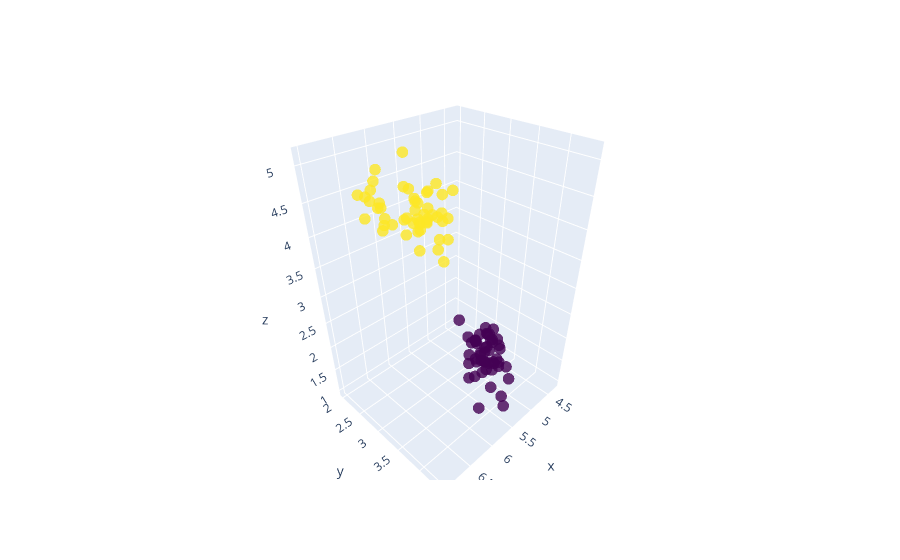

Write notebook code for a chart like this one.
### Markdown cell above
# Iris dataset

### Code cell
import plotly.graph_objects as go

iris = datasets.load_iris(as_frame=False)
dataset = np.hstack((iris.data, np.reshape(iris.target, (-1, 1))))
dataset = dataset[dataset[:, -1] != 2]

target = dataset[:, -1]
data = dataset[:, :-1]

fig = go.Figure(data=[go.Scatter3d(x=data[:, 0], 
                                   y=data[:, 1], 
                                   z=data[:, 2], 
                                   mode="markers",
                                   marker=dict(
                                       size=4,
                                       color=target,
                                       colorscale='Viridis',
                                       opacity=0.8)
                                  )
                     ]
               )
fig.show()

# If plotly isn't default for colab notebooks. Note you can only plot figures inline in Google colab.
#%matplotlib qt
#fig = plt.figure(figsize=(8, 8))
#ax = plt.axes(projection='3d')
#ax.scatter3D(data[:, 0], data[:, 1], data[:, 2], c=target)

### Figure 1 — Plotly figure (JSON) as saved in the notebook; plotly's stock layout.template omitted (floating-point values rounded to 4 significant figures)
{"data": [{"marker": {"color": [0, 0, 0, 0, 0, 0, 0, 0, 0, 0, 0, 0, 0, 0, 0, 0, 0, 0, 0, 0, 0, 0, 0, 0, 0, 0, 0, 0, 0, 0, 0, 0, 0, 0, 0, 0, 0, 0, 0, 0, 0, 0, 0, 0, 0, 0, 0, 0, 0, 0, 1, 1, 1, 1, 1, 1, 1, 1, 1, 1, 1, 1, 1, 1, 1, 1, 1, 1, 1, 1, 1, 1, 1, 1, 1, 1, 1, 1, 1, 1, 1, 1, 1, 1, 1, 1, 1, 1, 1, 1, 1, 1, 1, 1, 1, 1, 1, 1, 1, 1], "colorscale": [[0, "#440154"], [0.1111, "#482878"], [0.2222, "#3e4989"], [0.3333, "#31688e"], [0.4444, "#26828e"], [0.5556, "#1f9e89"], [0.6667, "#35b779"], [0.7778, "#6ece58"], [0.8889, "#b5de2b"], [1, "#fde725"]], "opacity": 0.8, "size": 4}, "mode": "markers", "type": "scatter3d", "x": [5.1, 4.9, 4.7, 4.6, 5, 5.4, 4.6, 5, 4.4, 4.9, 5.4, 4.8, 4.8, 4.3, 5.8, 5.7, 5.4, 5.1, 5.7, 5.1, 5.4, 5.1, 4.6, 5.1, 4.8, 5, 5, 5.2, 5.2, 4.7, 4.8, 5.4, 5.2, 5.5, 4.9, 5, 5.5, 4.9, 4.4, 5.1, 5, 4.5, 4.4, 5, 5.1, 4.8, 5.1, 4.6, 5.3, 5, 7, 6.4, 6.9, 5.5, 6.5, 5.7, 6.3, 4.9, 6.6, 5.2, 5, 5.9, 6, 6.1, 5.6, 6.7, 5.6, 5.8, 6.2, 5.6, 5.9, 6.1, 6.3, 6.1, 6.4, 6.6, 6.8, 6.7, 6, 5.7, 5.5, 5.5, 5.8, 6, 5.4, 6, 6.7, 6.3, 5.6, 5.5, 5.5, 6.1, 5.8, 5, 5.6, 5.7, 5.7, 6.2, 5.1, 5.7], "y": [3.5, 3, 3.2, 3.1, 3.6, 3.9, 3.4, 3.4, 2.9, 3.1, 3.7, 3.4, 3, 3, 4, 4.4, 3.9, 3.5, 3.8, 3.8, 3.4, 3.7, 3.6, 3.3, 3.4, 3, 3.4, 3.5, 3.4, 3.2, 3.1, 3.4, 4.1, 4.2, 3.1, 3.2, 3.5, 3.6, 3, 3.4, 3.5, 2.3, 3.2, 3.5, 3.8, 3, 3.8, 3.2, 3.7, 3.3, 3.2, 3.2, 3.1, 2.3, 2.8, 2.8, 3.3, 2.4, 2.9, 2.7, 2, 3, 2.2, 2.9, 2.9, 3.1, 3, 2.7, 2.2, 2.5, 3.2, 2.8, 2.5, 2.8, 2.9, 3, 2.8, 3, 2.9, 2.6, 2.4, 2.4, 2.7, 2.7, 3, 3.4, 3.1, 2.3, 3, 2.5, 2.6, 3, 2.6, 2.3, 2.7, 3, 2.9, 2.9, 2.5, 2.8], "z": [1.4, 1.4, 1.3, 1.5, 1.4, 1.7, 1.4, 1.5, 1.4, 1.5, 1.5, 1.6, 1.4, 1.1, 1.2, 1.5, 1.3, 1.4, 1.7, 1.5, 1.7, 1.5, 1, 1.7, 1.9, 1.6, 1.6, 1.5, 1.4, 1.6, 1.6, 1.5, 1.5, 1.4, 1.5, 1.2, 1.3, 1.4, 1.3, 1.5, 1.3, 1.3, 1.3, 1.6, 1.9, 1.4, 1.6, 1.4, 1.5, 1.4, 4.7, 4.5, 4.9, 4, 4.6, 4.5, 4.7, 3.3, 4.6, 3.9, 3.5, 4.2, 4, 4.7, 3.6, 4.4, 4.5, 4.1, 4.5, 3.9, 4.8, 4, 4.9, 4.7, 4.3, 4.4, 4.8, 5, 4.5, 3.5, 3.8, 3.7, 3.9, 5.1, 4.5, 4.5, 4.7, 4.4, 4.1, 4, 4.4, 4.6, 4, 3.3, 4.2, 4.2, 4.2, 4.3, 3, 4.1]}], "layout": {}}
